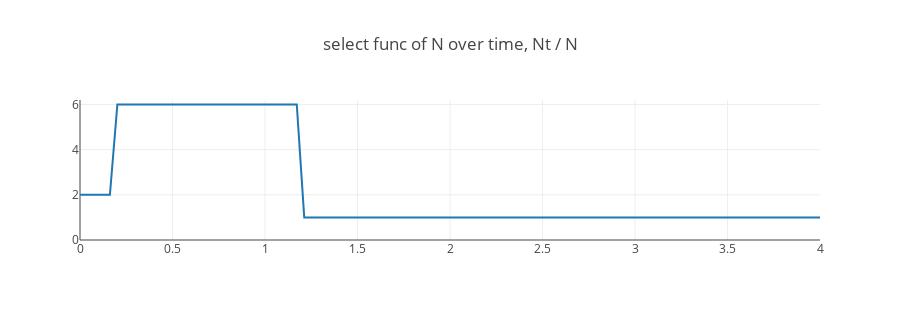

Notebook code for this chart:
### Code cell
import scipy.integrate as integrate
import scipy.special as special

max_time= 4

theta_blocks= [2,6,1]
timez_blocks= [0.2,1.2,3]

time_array= np.array([
    timez_blocks,
    theta_blocks
]).T


###
###

t_func= theta_function

tfunc_kwargs= {
    'theta_time_array': time_array,
    'inverse':False
}

##
##

X_plot= np.linspace(0,max(timez_blocks) + 1,100)
y_plot= [t_func(x,**tfunc_kwargs) for x in X_plot]

fig_fn= [go.Scatter(
    x= X_plot,
    y= y_plot
)]


layout= go.Layout(
    title= 'select func of N over time, {}'.format(['N / Nt', 'Nt / N'][1-int(tfunc_kwargs['inverse'])]),
    yaxis= dict(range= [0,max(y_plot)+ 0.2]),
    height= 320
)

Figure= go.Figure(data= fig_fn, layout= layout)
iplot(Figure)

### Figure 1 — Plotly figure (JSON) as saved in the notebook; plotly's stock layout.template omitted (floating-point values rounded to 4 significant figures)
{"data": [{"type": "scatter", "uid": "854d756a-de28-481b-91c1-980bc5d32dd2", "x": [0, 0.0404, 0.08081, 0.1212, 0.1616, 0.202, 0.2424, 0.2828, 0.3232, 0.3636, 0.404, 0.4444, 0.4848, 0.5253, 0.5657, 0.6061, 0.6465, 0.6869, 0.7273, 0.7677, 0.8081, 0.8485, 0.8889, 0.9293, 0.9697, 1.01, 1.051, 1.091, 1.131, 1.172, 1.212, 1.253, 1.293, 1.333, 1.374, 1.414, 1.455, 1.495, 1.535, 1.576, 1.616, 1.657, 1.697, 1.737, 1.778, 1.818, 1.859, 1.899, 1.939, 1.98, 2.02, 2.061, 2.101, 2.141, 2.182, 2.222, 2.263, 2.303, 2.343, 2.384, 2.424, 2.465, 2.505, 2.545, 2.586, 2.626, 2.667, 2.707, 2.747, 2.788, 2.828, 2.869, 2.909, 2.949, 2.99, 3.03, 3.071, 3.111, 3.152, 3.192, 3.232, 3.273, 3.313, 3.354, 3.394, 3.434, 3.475, 3.515, 3.556, 3.596, 3.636, 3.677, 3.717, 3.758, 3.798, 3.838, 3.879, 3.919, 3.96, 4], "y": [2, 2, 2, 2, 2, 6, 6, 6, 6, 6, 6, 6, 6, 6, 6, 6, 6, 6, 6, 6, 6, 6, 6, 6, 6, 6, 6, 6, 6, 6, 1, 1, 1, 1, 1, 1, 1, 1, 1, 1, 1, 1, 1, 1, 1, 1, 1, 1, 1, 1, 1, 1, 1, 1, 1, 1, 1, 1, 1, 1, 1, 1, 1, 1, 1, 1, 1, 1, 1, 1, 1, 1, 1, 1, 1, 1, 1, 1, 1, 1, 1, 1, 1, 1, 1, 1, 1, 1, 1, 1, 1, 1, 1, 1, 1, 1, 1, 1, 1, 1]}], "layout": {"height": 320, "title": {"text": "select func of N over time, Nt / N"}, "yaxis": {"range": [0, 6.2]}}}
